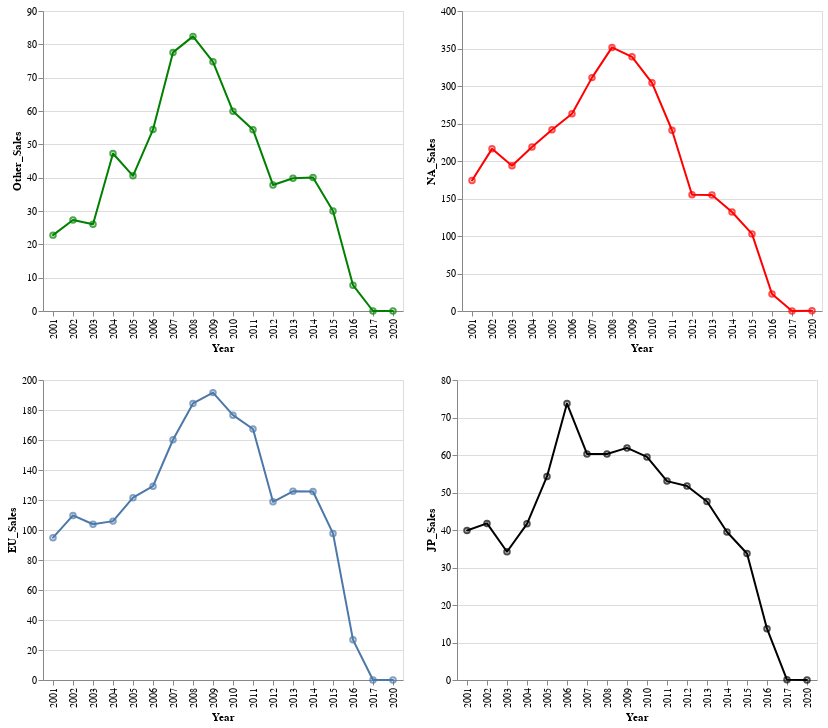

Source (notebook cell):
### Markdown cell above
Ahora vizualizamos las ventas en forma mas regional, en donde podemos observar mas a detalle los puntos mas conveniente en la venta de estos productos de la industria

### Code cell
fig1 = alt.Chart(general_sales[filtro]).mark_trail().encode(
    x='Year:O',
    y='EU_Sales',
   
)
fig2 = alt.Chart(general_sales[filtro]).mark_trail().encode(
    x='Year:O',
    y='JP_Sales',
  
   color=alt.value("black")
)
fig3 = alt.Chart(general_sales[filtro]).mark_trail().encode(
    x='Year:O',
    y='Other_Sales',
   
   color=alt.value("Green")
)
fig4 = alt.Chart(general_sales[filtro]).mark_trail().encode(
    x='Year:O',
    y='NA_Sales',
   
   color=alt.value("Red"),
)

fig1 = fig1 + fig1.mark_point()
fig2 = fig2 + fig2.mark_point()
fig3 = fig3 + fig3.mark_point()
fig4 = fig4 + fig4.mark_point()
show1 = (fig3 | fig4) 
show2 = (fig1 | fig2) 
show1 & show2

### Figure 1 — Vega-Lite specification as saved in the notebook (floating-point values rounded to 4 significant figures)
{"config": {"view": {"continuousWidth": 300, "continuousHeight": 300}}, "vconcat": [{"hconcat": [{"layer": [{"mark": {"type": "trail"}, "encoding": {"color": {"value": "Green"}, "x": {"field": "Year", "type": "ordinal"}, "y": {"field": "Other_Sales", "type": "quantitative"}}}, {"mark": {"type": "point"}, "encoding": {"color": {"value": "Green"}, "x": {"field": "Year", "type": "ordinal"}, "y": {"field": "Other_Sales", "type": "quantitative"}}}], "data": {"name": "data-3d2fb41b197d1168abeaad14a88304a2"}}, {"layer": [{"mark": {"type": "trail"}, "encoding": {"color": {"value": "Red"}, "x": {"field": "Year", "type": "ordinal"}, "y": {"field": "NA_Sales", "type": "quantitative"}}}, {"mark": {"type": "point"}, "encoding": {"color": {"value": "Red"}, "x": {"field": "Year", "type": "ordinal"}, "y": {"field": "NA_Sales", "type": "quantitative"}}}], "data": {"name": "data-3d2fb41b197d1168abeaad14a88304a2"}}]}, {"hconcat": [{"layer": [{"mark": {"type": "trail"}, "encoding": {"x": {"field": "Year", "type": "ordinal"}, "y": {"field": "EU_Sales", "type": "quantitative"}}}, {"mark": {"type": "point"}, "encoding": {"x": {"field": "Year", "type": "ordinal"}, "y": {"field": "EU_Sales", "type": "quantitative"}}}], "data": {"name": "data-3d2fb41b197d1168abeaad14a88304a2"}}, {"layer": [{"mark": {"type": "trail"}, "encoding": {"color": {"value": "black"}, "x": {"field": "Year", "type": "ordinal"}, "y": {"field": "JP_Sales", "type": "quantitative"}}}, {"mark": {"type": "point"}, "encoding": {"color": {"value": "black"}, "x": {"field": "Year", "type": "ordinal"}, "y": {"field": "JP_Sales", "type": "quantitative"}}}], "data": {"name": "data-3d2fb41b197d1168abeaad14a88304a2"}}]}], "$schema": "https://vega.github.io/schema/vega-lite/v5.15.1.json", "datasets": {"data-3d2fb41b197d1168abeaad14a88304a2": [{"Year": 2001.0, "Global_Sales": 331.5, "EU_Sales": 94.89, "JP_Sales": 39.86, "Other_Sales": 22.76, "NA_Sales": 174.0}, {"Year": 2002.0, "Global_Sales": 395.5, "EU_Sales": 109.7, "JP_Sales": 41.76, "Other_Sales": 27.28, "NA_Sales": 216.2}, {"Year": 2003.0, "Global_Sales": 357.9, "EU_Sales": 103.8, "JP_Sales": 34.2, "Other_Sales": 26.01, "NA_Sales": 193.6}, {"Year": 2004.0, "Global_Sales": 414.0, "EU_Sales": 105.9, "JP_Sales": 41.65, "Other_Sales": 47.24, "NA_Sales": 218.8}, {"Year": 2005.0, "Global_Sales": 458.5, "EU_Sales": 121.6, "JP_Sales": 54.28, "Other_Sales": 40.55, "NA_Sales": 241.6}, {"Year": 2006.0, "Global_Sales": 521.0, "EU_Sales": 129.2, "JP_Sales": 73.73, "Other_Sales": 54.43, "NA_Sales": 263.1}, {"Year": 2007.0, "Global_Sales": 609.9, "EU_Sales": 160.2, "JP_Sales": 60.29, "Other_Sales": 77.58, "NA_Sales": 311.2}, {"Year": 2008.0, "Global_Sales": 678.9, "EU_Sales": 184.4, "JP_Sales": 60.26, "Other_Sales": 82.39, "NA_Sales": 351.4}, {"Year": 2009.0, "Global_Sales": 667.3, "EU_Sales": 191.6, "JP_Sales": 61.89, "Other_Sales": 74.77, "NA_Sales": 338.9}, {"Year": 2010.0, "Global_Sales": 600.3, "EU_Sales": 176.6, "JP_Sales": 59.49, "Other_Sales": 59.9, "NA_Sales": 304.2}, {"Year": 2011.0, "Global_Sales": 515.8, "EU_Sales": 167.3, "JP_Sales": 53.04, "Other_Sales": 54.39, "NA_Sales": 241.0}, {"Year": 2012.0, "Global_Sales": 363.5, "EU_Sales": 118.8, "JP_Sales": 51.74, "Other_Sales": 37.82, "NA_Sales": 154.9}, {"Year": 2013.0, "Global_Sales": 368.1, "EU_Sales": 125.8, "JP_Sales": 47.59, "Other_Sales": 39.82, "NA_Sales": 154.8}, {"Year": 2014.0, "Global_Sales": 337.0, "EU_Sales": 125.6, "JP_Sales": 39.46, "Other_Sales": 40.02, "NA_Sales": 132.0}, {"Year": 2015.0, "Global_Sales": 264.4, "EU_Sales": 97.71, "JP_Sales": 33.72, "Other_Sales": 30.01, "NA_Sales": 102.8}, {"Year": 2016.0, "Global_Sales": 70.9, "EU_Sales": 26.76, "JP_Sales": 13.67, "Other_Sales": 7.75, "NA_Sales": 22.66}, {"Year": 2017.0, "Global_Sales": 0.05, "EU_Sales": 0.0, "JP_Sales": 0.05, "Other_Sales": 0.0, "NA_Sales": 0.0}, {"Year": 2020.0, "Global_Sales": 0.29, "EU_Sales": 0.0, "JP_Sales": 0.0, "Other_Sales": 0.02, "NA_Sales": 0.27}]}}
